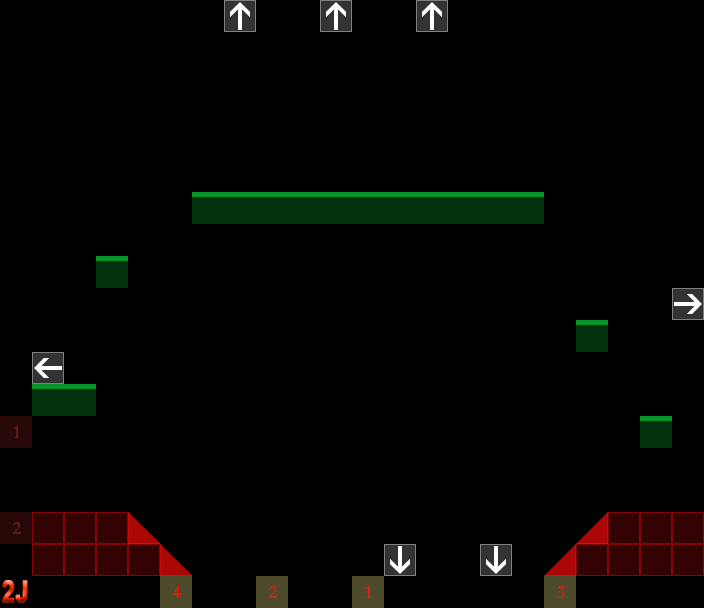

This game map was drawn from its Tiled (.tmx) file and the tilesets committed beside it. A one-line description and the full map source follow:
An orthogonal 22x19 tile map with 32x32 px tiles, 3 tile layers (ele_bg, collision, notation), 2 tilesets.

<map version="1.2" tiledversion="1.2.4" orientation="orthogonal" renderorder="left-down" width="22" height="19" tilewidth="32" tileheight="32" infinite="0" nextlayerid="4" nextobjectid="1">
 <tileset firstgid="1" source="meta.tsx" />
 <tileset firstgid="226" source="ele_base.tsx" />
 <layer id="1" name="ele_bg" width="22" height="19">
  <data encoding="csv">
227,0,0,0,226,226,226,0,0,0,226,226,226,0,0,0,226,226,226,0,0,0,
227,0,0,0,226,226,226,0,0,0,226,226,226,0,0,0,226,226,226,0,0,0,
227,0,0,0,226,226,226,0,0,0,226,226,226,0,0,0,226,226,226,0,0,0,
227,226,226,226,0,0,0,226,226,226,0,0,0,226,226,226,0,0,0,226,226,226,
227,226,226,226,0,0,0,226,226,226,0,0,0,226,226,226,0,0,0,226,226,226,
227,226,226,226,0,0,0,226,226,226,0,0,0,226,226,226,0,0,0,226,226,226,
227,0,0,0,226,226,226,0,0,0,226,226,226,0,0,0,226,226,226,0,0,0,
227,0,0,0,226,226,226,0,0,0,226,226,226,0,0,0,226,226,226,0,0,0,
227,0,0,0,226,226,226,0,0,0,226,226,226,0,0,0,226,226,226,0,0,0,
227,226,226,226,0,0,0,226,226,226,0,0,0,226,226,226,0,0,0,226,226,226,
227,226,226,226,0,0,0,226,226,226,0,0,0,226,226,226,0,0,0,226,226,226,
227,226,226,226,0,0,0,226,226,226,0,0,0,226,226,226,0,0,0,226,226,226,
227,0,0,0,226,226,226,0,0,0,226,226,226,0,0,0,226,226,226,0,0,0,
227,0,0,0,226,226,226,0,0,0,226,226,226,0,0,0,226,226,226,0,0,0,
227,0,0,0,226,226,226,0,0,0,226,226,226,0,0,0,226,226,226,0,0,0,
227,226,226,226,0,0,0,226,226,226,0,0,0,226,226,226,0,0,0,226,226,226,
227,226,226,226,0,0,0,226,226,226,0,0,0,226,226,226,0,0,0,226,226,226,
227,226,226,226,0,0,0,226,226,226,0,0,0,226,226,226,0,0,0,226,226,226,
227,227,227,227,227,227,227,227,227,227,227,227,227,227,227,227,227,227,227,227,227,227
</data>
 </layer>
 <layer id="2" name="collision" width="22" height="19">
  <data encoding="csv">
0,0,0,0,0,0,0,0,0,0,0,0,0,0,0,0,0,0,0,0,0,0,
0,0,0,0,0,0,0,0,0,0,0,0,0,0,0,0,0,0,0,0,0,0,
0,0,0,0,0,0,0,0,0,0,0,0,0,0,0,0,0,0,0,0,0,0,
0,0,0,0,0,0,0,0,0,0,0,0,0,0,0,0,0,0,0,0,0,0,
0,0,0,0,0,0,0,0,0,0,0,0,0,0,0,0,0,0,0,0,0,0,
0,0,0,0,0,0,0,0,0,0,0,0,0,0,0,0,0,0,0,0,0,0,
0,0,0,0,0,0,20,20,20,20,20,20,20,20,20,20,20,0,0,0,0,0,
0,0,0,0,0,0,0,0,0,0,0,0,0,0,0,0,0,0,0,0,0,0,
0,0,0,20,0,0,0,0,0,0,0,0,0,0,0,0,0,0,0,0,0,0,
0,0,0,0,0,0,0,0,0,0,0,0,0,0,0,0,0,0,0,0,0,0,
0,0,0,0,0,0,0,0,0,0,0,0,0,0,0,0,0,0,20,0,0,0,
0,0,0,0,0,0,0,0,0,0,0,0,0,0,0,0,0,0,0,0,0,0,
0,20,20,0,0,0,0,0,0,0,0,0,0,0,0,0,0,0,0,0,0,0,
0,0,0,0,0,0,0,0,0,0,0,0,0,0,0,0,0,0,0,0,20,0,
0,0,0,0,0,0,0,0,0,0,0,0,0,0,0,0,0,0,0,0,0,0,
0,0,0,0,0,0,0,0,0,0,0,0,0,0,0,0,0,0,0,0,0,0,
0,1,1,1,18,0,0,0,0,0,0,0,0,0,0,0,0,0,19,1,1,1,
0,1,1,1,1,18,0,0,0,0,0,0,0,0,0,0,0,19,1,1,1,1,
0,0,0,0,0,0,0,0,0,0,0,0,0,0,0,0,0,0,0,0,0,0
</data>
 </layer>
 <layer id="3" name="notation" width="22" height="19">
  <data encoding="csv">
0,0,0,0,0,0,0,47,0,0,47,0,0,47,0,0,0,0,0,0,0,0,
0,0,0,0,0,0,0,0,0,0,0,0,0,0,0,0,0,0,0,0,0,0,
0,0,0,0,0,0,0,0,0,0,0,0,0,0,0,0,0,0,0,0,0,0,
0,0,0,0,0,0,0,0,0,0,0,0,0,0,0,0,0,0,0,0,0,0,
0,0,0,0,0,0,0,0,0,0,0,0,0,0,0,0,0,0,0,0,0,0,
0,0,0,0,0,0,0,0,0,0,0,0,0,0,0,0,0,0,0,0,0,0,
0,0,0,0,0,0,0,0,0,0,0,0,0,0,0,0,0,0,0,0,0,0,
0,0,0,0,0,0,0,0,0,0,0,0,0,0,0,0,0,0,0,0,0,0,
0,0,0,0,0,0,0,0,0,0,0,0,0,0,0,0,0,0,0,0,0,0,
0,0,0,0,0,0,0,0,0,0,0,0,0,0,0,0,0,0,0,0,0,50,
0,0,0,0,0,0,0,0,0,0,0,0,0,0,0,0,0,0,0,0,0,0,
0,49,0,0,0,0,0,0,0,0,0,0,0,0,0,0,0,0,0,0,0,0,
0,0,0,0,0,0,0,0,0,0,0,0,0,0,0,0,0,0,0,0,0,0,
242,0,0,0,0,0,0,0,0,0,0,0,0,0,0,0,0,0,0,0,0,0,
0,0,0,0,0,0,0,0,0,0,0,0,0,0,0,0,0,0,0,0,0,0,
0,0,0,0,0,0,0,0,0,0,0,0,0,0,0,0,0,0,0,0,0,0,
243,0,0,0,0,0,0,0,0,0,0,0,0,0,0,0,0,0,0,0,0,0,
0,0,0,0,0,0,0,0,0,0,0,0,48,0,0,48,0,0,0,0,0,0,
228,0,0,0,0,237,0,0,235,0,0,234,0,0,0,0,0,236,0,0,0,0
</data>
 </layer>
</map>
